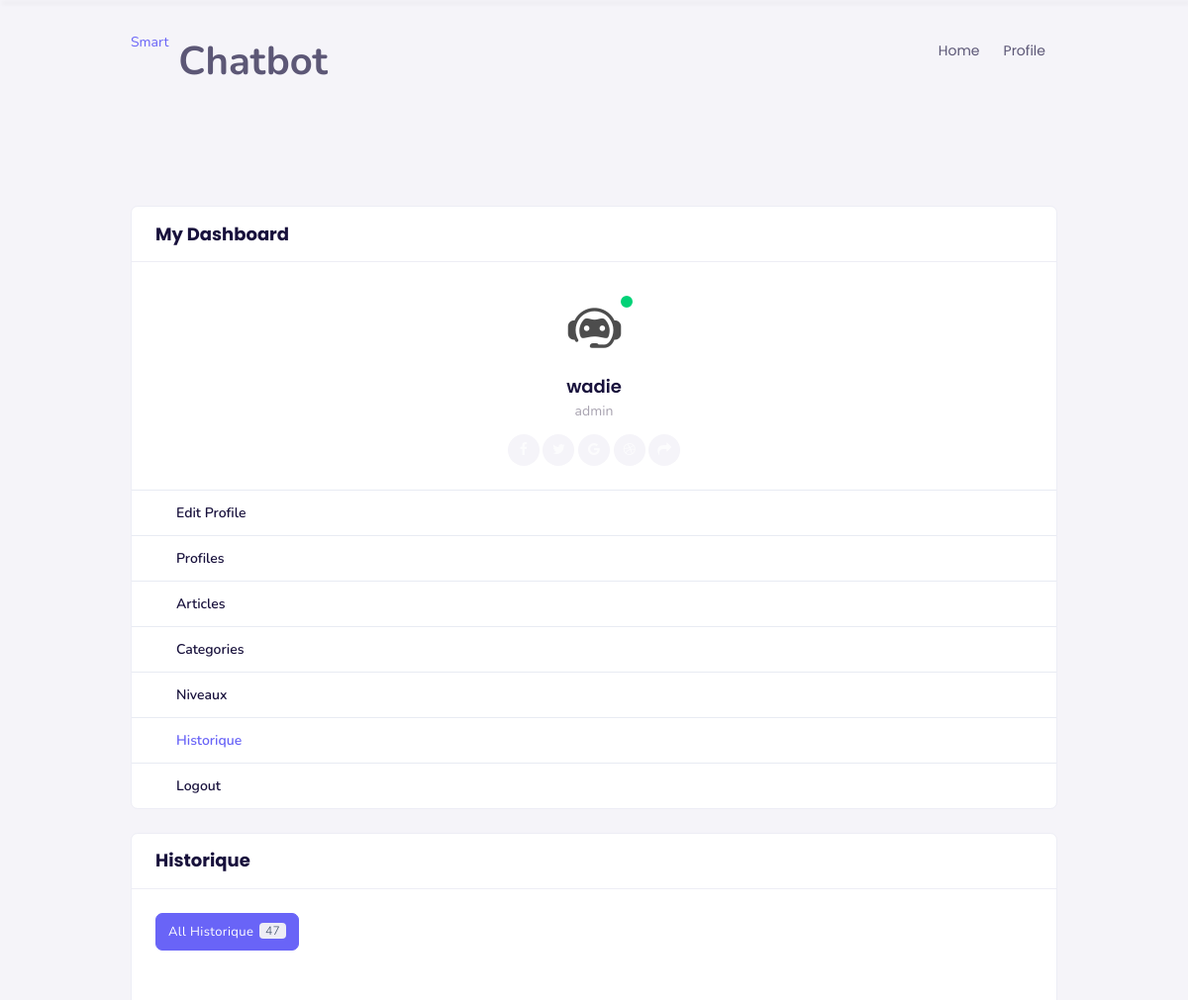
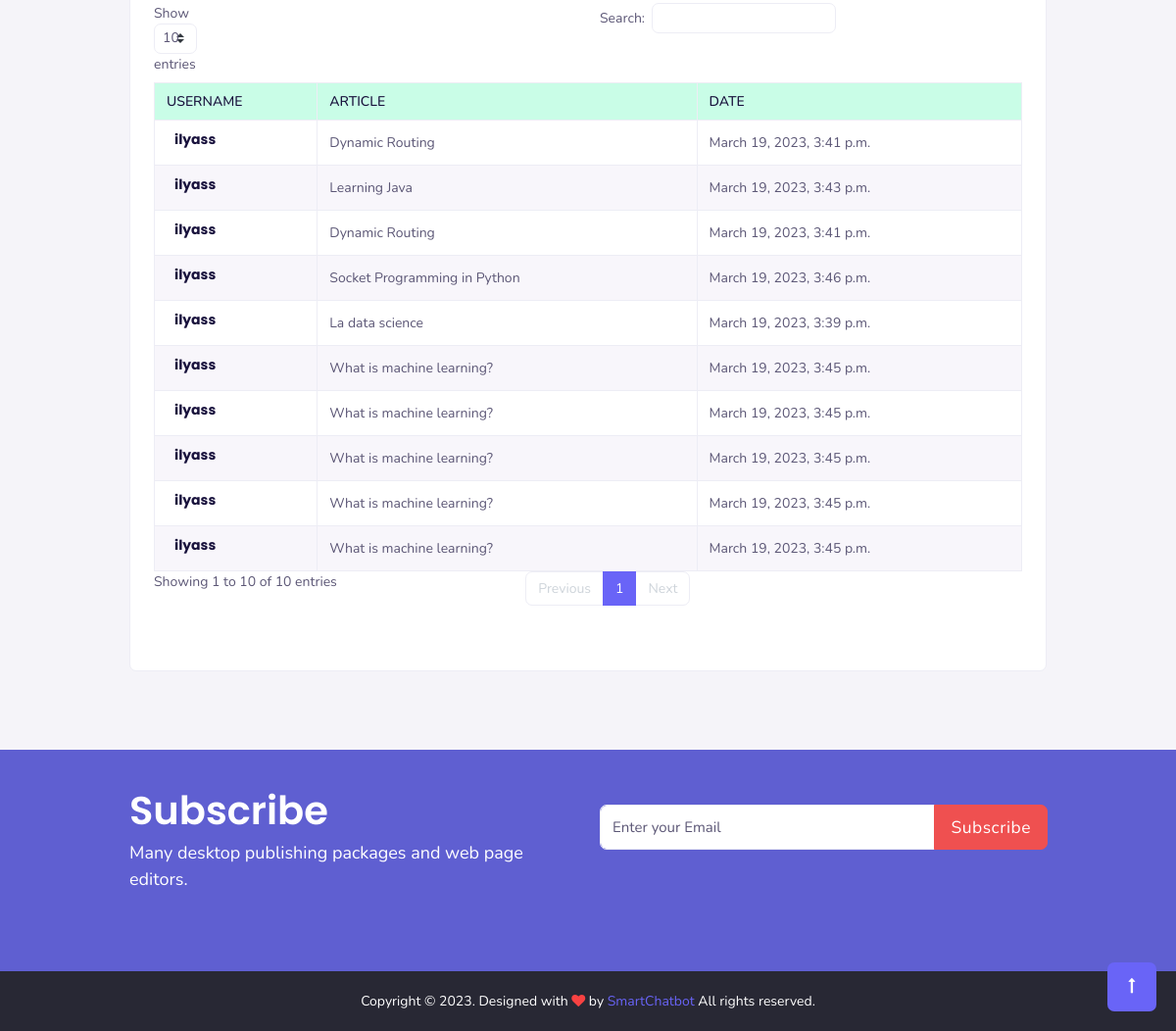
The page /historique/0 (signed in) on the database its author committed (2 pictures, top to bottom).
### gestion_admin/models.py (models this page shows, shortened)
class Profile(models.Model):
    user = models.OneToOneField(User, on_delete=models.CASCADE)
    first_name = models.CharField(max_length=100, null=True)
    last_name = models.CharField(max_length=100, null=True)
    email = models.EmailField(max_length=100, null=True)
    niveau = models.OneToOneField(Niveau, on_delete=models.CASCADE, null=True)
    image = models.ImageField(upload_to="profile", null=True, default="profile/default.png")
    date_created = models.DateTimeField(auto_now_add=True)
    class Meta:
        db_table = 'profile'

class Historique(models.Model):
    user = models.ForeignKey(User, on_delete=models.CASCADE)
    article = models.ForeignKey(Article, on_delete=models.CASCADE)
    date_created = models.DateTimeField(auto_now_add=True)
    class Meta:
        db_table = 'historique'

class Article(models.Model):
    title = models.CharField(max_length=100, null=False, unique=True)
    categorie = models.ForeignKey(Categorie, on_delete=models.CASCADE)
    recomendation = models.IntegerField(default=0)
    image = models.ImageField(upload_to="article/image", default="article/image/default.png")
    file = models.FileField(upload_to="article/file")
    description = models.TextField(max_length=400)
    date_created = models.DateTimeField(auto_now_add=True)
    class Meta:
        db_table = 'article'

### gestion_admin/decorators.py (the view)
    def wrapper_func(request, *args, **kwargs):
        if request.user.is_authenticated:
            if request.user.groups.filter(name='admin').exists():
                return view_func(request, *args, **kwargs)
            else:
                return redirect('home')

### gestion_admin/templates/historique.html (shortened to what this page needs)
{% extends './element/main.html' %}
{% block content %}
<section class="sptb">
    <div class="container">
        <div class="row">
            {% include './element/menu.html' with name=5 %}
            <div class="col-xl-9 col-lg-12 col-md-12">
                <div class="card mb-0">
                    <div class="card-header">
                        <h3 class="card-title">Historique</h3>
                    </div>
                    <div class="card-body">
                        <div class="ads-tabs">
                            <div class="tabs-menus">
                                <div class="row">
                                    <div class="col-md-6">
                                      <button class="btn btn-primary float-left"> All Historique
                                        <span class="badge badge-light">{{n_t}}</span></button>
                                    </div>
                                 </div>
                            </div>
                            <div class="tab-content">
                                <br>
                                <table id="example" class="table table-striped table-bordered" cellspacing="0" width="100%">
                                    <thead class="table-success">
                                                        <tr role="row">
                                                            <th class="sorting" tabindex="0" aria-controls="DataTables_Table_0" rowspan="1" colspan="1" aria-label="Courses: activate to sort column ascending" style="width: 222.422px;">Username</th>
                                                            <th class="sorting" tabindex="0" aria-controls="DataTables_Table_0" rowspan="1" colspan="1" aria-label="Category: activate to sort column ascending" style="width: 99.25px;">Article</th>
                                                            <th class="sorting" tabindex="0" aria-controls="DataTables_Table_0" rowspan="1" colspan="1" aria-label="Category: activate to sort column ascending" style="width: 99.25px;">Date</th>
                                                        </tr>
                                                    </thead>
                                                    <tbody>
                                                        {% for item in historique %}
                                                            <tr class="{% cycle 'odd' 'even' %}">
                                                                <td>
                                                                    <div class="media mt-0 mb-0">
                                                                        <div class="media-body">
                                                                            <div class="card-item-desc ms-2 p-0 mt-0">
                                                                                <a href="javascript:void(0)" class="text-dark">
                                                                                    <h4 class="font-weight-bold">{{item.user.username}}</h4>
                                                                             </div>
                                                                        </div>
                                                                    </div>
                                                                </td>
                                                                <td>{{ item.article.title }}</td>
                                                                <td>{{ item.article.date_created }}</td>
                                                            </tr>
                                                        {% endfor %}
                                                    </tbody>
                                                </table>
                                            </div>
                                        </div>
                                        <br> <br>
                                    </div>
                                </div>
                            </div>
                        </div>
                    </div>
                </div>
{% endblock content %}

### user/templates/element/menu.html (shortened to what this page needs)
<div class="col-xl-3 col-lg-12 col-md-12">
    <div class="card is-expanded">
        <div class="card-header">
            <h3 class="card-title">My Dashboard</h3>
        </div>
        <div class="card-body text-center item-user border-bottom-0 active">
            <div class="profile-pic">
                <div class="profile-pic-img"> <span class="bg-success dots" data-bs-toggle="tooltip" data-bs-placement="top" title="" data-bs-original-title="online" aria-label="online"></span> <img src="{{request.user.profile.image.url}}" class="brround" alt="user"> </div> <a href="userprofile.html" class="text-dark">
                    <h4 class="mt-3 mb-0 font-weight-semibold">{{request.user.username}}</h4>
                </a>
                <p class="mb-0 mt-1 text-muted">{{ request.user.groups.all.0.name }}</p>
                <div class="wideget-user-info my-dash-1">
                    <div class="wideget-user-icons mt-2"> <a href="javascript:void(0)" class="mt-0"><i class="fa fa-facebook"></i></a> <a href="javascript:void(0)" class=""><i class="fa fa-twitter"></i></a> <a href="javascript:void(0)" class=""><i class="fa fa-google"></i></a> <a href="javascript:void(0)" class=""><i class="fa fa-dribbble"></i></a> <a href="javascript:void(0)" class=""><i class="fa fa-share"></i></a>
                    </div>
                </div>
            </div>
        </div>
        <aside class="app-sidebar doc-sidebar my-dash open">
            <div class="app-sidebar__user clearfix is-expanded">
                <ul class="side-menu open">
                    <li> <a class="side-menu__item {% if name == 0 %}active{% endif %}" href="{% url 'profile' %}"><span class="side-menu__label">Edit Profile</span></a> </li>
                    {% if request.user.groups.all.0.name == 'admin' %}
                        <li class="is-expanded"> <a class="side-menu__item {% if name == 1 %}active{% endif %}" href="{% url 'profiles' 0 %}"><span class="side-menu__label">Profiles</span></a> </li>
                        <li> <a class="side-menu__item {% if name == 2 %}active{% endif %}" href="{% url 'articles' 0 %}"><span class="side-menu__label">Articles</span></a> </li>
                        <li> <a class="side-menu__item {% if name == 3 %}active{% endif %}" href="{% url 'categories' 0 %}"><span class="side-menu__label">Categories</span></a> </li>
                        <li> <a class="side-menu__item {% if name == 4 %}active{% endif %}" href="{% url 'niveaux' 0 %}"><span class="side-menu__label">Niveaux</span></a> </li>
                        <li> <a class="side-menu__item {% if name == 5 %}active{% endif %}" href="{% url 'historique' 0 %}"><span class="side-menu__label">Historique</span></a> </li>
                    {% endif %}
                    <li> <a class="side-menu__item" href="{% url 'logout' %}"><span class="side-menu__label">Logout</span></a> </li>
                </ul>
            </div>
        </aside>
    </div>
</div>

### static/css/color.css (style rules this page uses)
.btn-primary { color: #fff; background-color: #6964f7; border-color: #6964f7; }
.app-sidebar .side-menu li a.active { color: #6964f7; }
.app-sidebar:before, .app-sidebar-footer { background: -webkit-gradient(linear, left top, right top, from(rgba(146, 30, 152, 0.9)), to(rgba(59, 25, 249, 0.8))); background: linear-gradient(to right, rgba(146, 30, 152, 0.9), rgba(59, 25, 249, 0.8)); }
.header-main i, .header-icons-link .header-icons-link1 i { color: rgba(255, 255, 255, 0.7); }
.my-dash-1 .wideget-user-icons a { color: #6964f7; }
.app-sidebar .side-menu li.is-expanded:after { color: #6964f7; }
.app-sidebar .side-menu__item.active { color: #6964f7; }

### rows shown on the page
Historique: user.username "ilyass", article "Dynamic Routing", article.date_created "March 19, 2023, 3:41 p.m."
Historique: user.username "ilyass", article "Learning Java", article.date_created "March 19, 2023, 3:43 p.m."
Historique: user.username "ilyass", article "Dynamic Routing", article.date_created "March 19, 2023, 3:41 p.m."
Historique: user.username "ilyass", article "Socket Programming in Python", article.date_created "March 19, 2023, 3:46 p.m."
Historique: user.username "ilyass", article "La data science", article.date_created "March 19, 2023, 3:39 p.m."
Historique: user.username "ilyass", article "What is machine learning?", article.date_created "March 19, 2023, 3:45 p.m."
Historique: user.username "ilyass", article "What is machine learning?", article.date_created "March 19, 2023, 3:45 p.m."
Historique: user.username "ilyass", article "What is machine learning?", article.date_created "March 19, 2023, 3:45 p.m."
Historique: user.username "ilyass", article "What is machine learning?", article.date_created "March 19, 2023, 3:45 p.m."
Historique: user.username "ilyass", article "What is machine learning?", article.date_created "March 19, 2023, 3:45 p.m."

### other values the page prints
{{ request.user.username }} "wadie"
{{ request.user.groups.all.0.name }} "admin"
{{ n_t }} "47"
